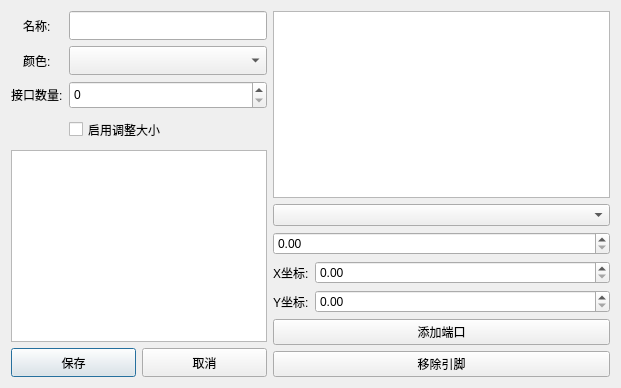
<?xml version="1.0" encoding="UTF-8"?>
<ui version="4.0">
 <class>Dialogs</class>
 <widget class="QDialog" name="Dialogs">
  <property name="geometry">
   <rect>
    <x>0</x>
    <y>0</y>
    <width>621</width>
    <height>388</height>
   </rect>
  </property>
  <property name="sizePolicy">
   <sizepolicy hsizetype="Expanding" vsizetype="Expanding">
    <horstretch>0</horstretch>
    <verstretch>0</verstretch>
   </sizepolicy>
  </property>
  <property name="windowTitle">
   <string>Dialogs</string>
  </property>
  <layout class="QFormLayout" name="formLayout_2">
   <item row="0" column="0">
    <layout class="QFormLayout" name="formLayout">
     <property name="fieldGrowthPolicy">
      <enum>QFormLayout::FieldGrowthPolicy::AllNonFixedFieldsGrow</enum>
     </property>
     <property name="rowWrapPolicy">
      <enum>QFormLayout::RowWrapPolicy::DontWrapRows</enum>
     </property>
     <property name="labelAlignment">
      <set>Qt::AlignmentFlag::AlignCenter</set>
     </property>
     <property name="formAlignment">
      <set>Qt::AlignmentFlag::AlignCenter</set>
     </property>
     <item row="0" column="0">
      <widget class="QLabel" name="name">
       <property name="sizePolicy">
        <sizepolicy hsizetype="Expanding" vsizetype="Expanding">
         <horstretch>0</horstretch>
         <verstretch>0</verstretch>
        </sizepolicy>
       </property>
       <property name="text">
        <string>名称:</string>
       </property>
      </widget>
     </item>
     <item row="0" column="1">
      <widget class="QLineEdit" name="nameEdit">
       <property name="sizePolicy">
        <sizepolicy hsizetype="Expanding" vsizetype="Expanding">
         <horstretch>0</horstretch>
         <verstretch>0</verstretch>
        </sizepolicy>
       </property>
      </widget>
     </item>
     <item row="1" column="0">
      <widget class="QLabel" name="color">
       <property name="text">
        <string>颜色:</string>
       </property>
      </widget>
     </item>
     <item row="1" column="1">
      <widget class="QComboBox" name="colorCombo">
       <property name="sizePolicy">
        <sizepolicy hsizetype="Expanding" vsizetype="Expanding">
         <horstretch>0</horstretch>
         <verstretch>0</verstretch>
        </sizepolicy>
       </property>
       <item>
        <property name="text">
         <string/>
        </property>
       </item>
       <item>
        <property name="text">
         <string>blue</string>
        </property>
       </item>
       <item>
        <property name="text">
         <string>red</string>
        </property>
       </item>
       <item>
        <property name="text">
         <string>yellow</string>
        </property>
       </item>
       <item>
        <property name="text">
         <string>gray</string>
        </property>
       </item>
      </widget>
     </item>
     <item row="2" column="0">
      <widget class="QLabel" name="label">
       <property name="text">
        <string>接口数量:</string>
       </property>
      </widget>
     </item>
     <item row="2" column="1">
      <widget class="QSpinBox" name="portSpin">
       <property name="sizePolicy">
        <sizepolicy hsizetype="Expanding" vsizetype="Expanding">
         <horstretch>0</horstretch>
         <verstretch>0</verstretch>
        </sizepolicy>
       </property>
      </widget>
     </item>
     <item row="3" column="1">
      <widget class="QCheckBox" name="checkBox">
       <property name="sizePolicy">
        <sizepolicy hsizetype="Expanding" vsizetype="Expanding">
         <horstretch>0</horstretch>
         <verstretch>0</verstretch>
        </sizepolicy>
       </property>
       <property name="text">
        <string>启用调整大小</string>
       </property>
      </widget>
     </item>
     <item row="5" column="0" colspan="2">
      <layout class="QHBoxLayout" name="horizontalLayout">
       <item>
        <widget class="QPushButton" name="saveButton">
         <property name="sizePolicy">
          <sizepolicy hsizetype="Expanding" vsizetype="Expanding">
           <horstretch>0</horstretch>
           <verstretch>0</verstretch>
          </sizepolicy>
         </property>
         <property name="text">
          <string>保存</string>
         </property>
        </widget>
       </item>
       <item>
        <widget class="QPushButton" name="cancelButton">
         <property name="sizePolicy">
          <sizepolicy hsizetype="Expanding" vsizetype="Expanding">
           <horstretch>0</horstretch>
           <verstretch>0</verstretch>
          </sizepolicy>
         </property>
         <property name="text">
          <string>取消</string>
         </property>
        </widget>
       </item>
      </layout>
     </item>
     <item row="4" column="0" colspan="2">
      <widget class="QListView" name="listView"/>
     </item>
    </layout>
   </item>
   <item row="0" column="1">
    <layout class="QVBoxLayout" name="verticalLayout">
     <item>
      <widget class="QGraphicsView" name="pinGraphicsView"/>
     </item>
     <item>
      <widget class="QComboBox" name="sideCombo">
       <property name="sizePolicy">
        <sizepolicy hsizetype="Expanding" vsizetype="Expanding">
         <horstretch>0</horstretch>
         <verstretch>0</verstretch>
        </sizepolicy>
       </property>
      </widget>
     </item>
     <item>
      <widget class="QDoubleSpinBox" name="percentageSpin">
       <property name="sizePolicy">
        <sizepolicy hsizetype="Expanding" vsizetype="Expanding">
         <horstretch>0</horstretch>
         <verstretch>0</verstretch>
        </sizepolicy>
       </property>
      </widget>
     </item>
     <item>
      <layout class="QHBoxLayout" name="horizontalLayout_2">
       <item>
        <widget class="QLabel" name="label_2">
         <property name="text">
          <string>X坐标:</string>
         </property>
        </widget>
       </item>
       <item>
        <widget class="QDoubleSpinBox" name="xSpinBox">
         <property name="sizePolicy">
          <sizepolicy hsizetype="Expanding" vsizetype="Expanding">
           <horstretch>0</horstretch>
           <verstretch>0</verstretch>
          </sizepolicy>
         </property>
        </widget>
       </item>
      </layout>
     </item>
     <item>
      <layout class="QHBoxLayout" name="horizontalLayout_3">
       <item>
        <widget class="QLabel" name="label_3">
         <property name="text">
          <string>Y坐标:</string>
         </property>
        </widget>
       </item>
       <item>
        <widget class="QDoubleSpinBox" name="ySpinBox">
         <property name="sizePolicy">
          <sizepolicy hsizetype="Expanding" vsizetype="Expanding">
           <horstretch>0</horstretch>
           <verstretch>0</verstretch>
          </sizepolicy>
         </property>
        </widget>
       </item>
      </layout>
     </item>
     <item>
      <widget class="QPushButton" name="addPinButton">
       <property name="text">
        <string>添加端口</string>
       </property>
      </widget>
     </item>
     <item>
      <widget class="QPushButton" name="removePinButton">
       <property name="text">
        <string>移除引脚</string>
       </property>
      </widget>
     </item>
    </layout>
   </item>
  </layout>
 </widget>
 <resources/>
 <connections/>
</ui>
